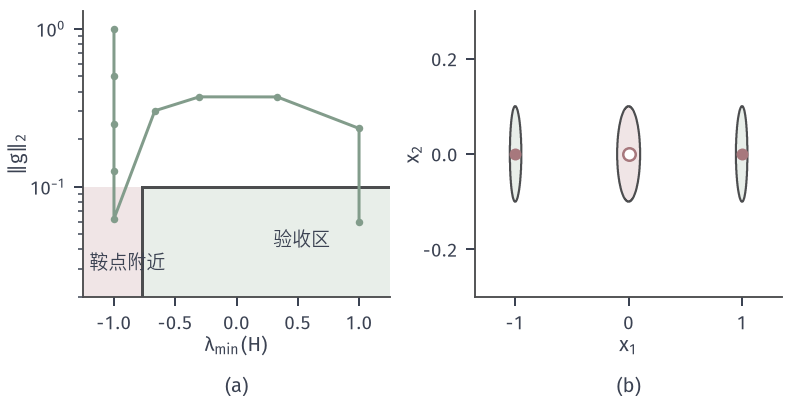

This chart was generated by the following Python code:
from pathlib import Path
import sys
ROOT = next(p for p in Path(__file__).resolve().parents if (p/'build.sh').is_file() and (p/'tex/book.tex').is_file())
sys.path.insert(0, str(ROOT/'figures/00-shared/mathematical-preliminaries-upper/00-shared/comprehension-figures'))
from support import figure, save, BLUE, GREEN, YELLOW, RED, PURPLE, INK, MUTED, GRID, BLUE_FILL, GREEN_FILL, YELLOW_FILL, RED_FILL, PURPLE_FILL
import numpy as np
HERE = Path(__file__).resolve().parent
STROKE = '#4C4D4F'
def panel(fig, left, right, top, bottom, wspace=.25, hspace=.2):
    fig.set_layout_engine(None)
    fig.subplots_adjust(left=left, right=right, top=top, bottom=bottom, wspace=wspace, hspace=hspace)
def tag(fig, ax, s, y=.05):
    p = ax.get_position(); fig.text((p.x0+p.x1)/2, y, s, ha='center', va='top')
# 贯穿例 f(x)=(x1^2-1)^2/4+x2^2/2，L=2 与 M=6 在 |x1|<=1 上成立，alpha=1/2。
def F(x): return .25*(x[0]**2-1)**2+.5*x[1]**2
def G(x): return np.array([x[0]**3-x[0],x[1]])
LEV=[.02,.08,.16,.25,.4,.65,1,1.5]
def contour(ax,xr,yr,levels=LEV):
    X,Y=np.meshgrid(np.linspace(*xr,700),np.linspace(*yr,500))
    ax.contour(X,Y,.25*(X**2-1)**2+.5*Y**2,levels=levels,colors=[BLUE],linewidths=.65)
def minima(ax,pts=((1,0),(-1,0))):
    for x,y in pts: ax.plot([x],[y],'o',ms=4.8,color=RED,mew=0,zorder=6)
def saddle(ax,x=0,y=0): ax.plot([x],[y],'o',mfc='white',mec=RED,ms=5,mew=1,zorder=7)
fig,(a,b)=figure(width_mm=112,height_mm=56,ncols=2); panel(fig,.105,.985,.97,.25,wspace=.28)
eg=.1; eH=.6**.5
a.fill_between([-eH,2.1],0,eg,color=GREEN_FILL,lw=0); a.plot([-eH,-eH],[0,eg],color=STROKE,lw=1.2); a.plot([-eH,2.1],[eg,eg],color=STROKE,lw=1.2)
a.fill_between([-1.25,-eH],0,eg,color=RED_FILL,lw=0)
x=np.array([0.,1.]); P=[x]
for t in range(40):
    g=G(x); lm=3*x[0]**2-1
    if np.linalg.norm(g)>eg: x=x-.5*g
    elif min(lm,1)<-eH: x=x+2*abs(lm)/6*np.array([1.,0])
    else: break
    P.append(x)
ll=[min(3*p[0]**2-1,1.) for p in P]; gg=[np.linalg.norm(G(p)) for p in P]
a.plot(ll,gg,'-o',color=GREEN,lw=1.2,ms=3,mew=0,zorder=5); print(list(zip(np.round(ll,3),np.round(gg,3))))
a.set_yscale('log'); a.set_ylim(.02,1.3); a.set_xlim(-1.25,1.25); a.set_xlabel('$\\lambda_{\\min}(H)$',labelpad=1); a.set_ylabel('$\\Vert g\\Vert_2$',labelpad=1); a.axhline(eg,color=STROKE,lw=0)
a.text(.3,.042,'验收区',fontsize=7.5); a.text(-1.2,.03,'鞍点附近',fontsize=7.5)
X,Y=np.meshgrid(np.linspace(-1.35,1.35,1200),np.linspace(-.3,.3,600))
gn=np.sqrt((X**3-X)**2+Y**2); lm=np.minimum(3*X*X-1,1.)
ok1=gn<=eg; ok2=ok1&(lm>=-eH)
b.contourf(X,Y,ok1.astype(float),levels=[.5,2],colors=[RED_FILL]); b.contourf(X,Y,ok2.astype(float),levels=[.5,2],colors=[GREEN_FILL])
b.contour(X,Y,ok1.astype(float),levels=[.5],colors=[STROKE],linewidths=.85)
minima(b); saddle(b); b.set_xlabel('$x_1$',labelpad=1); b.set_ylabel('$x_2$',labelpad=0); b.set_ylim(-.3,.3); b.set_xticks([-1,0,1]); b.set_yticks([-.2,0,.2])
tag(fig,a,'(a)'); tag(fig,b,'(b)')
save(fig,HERE,'figure',{'eps_g':eg,'eps_H':eH})
